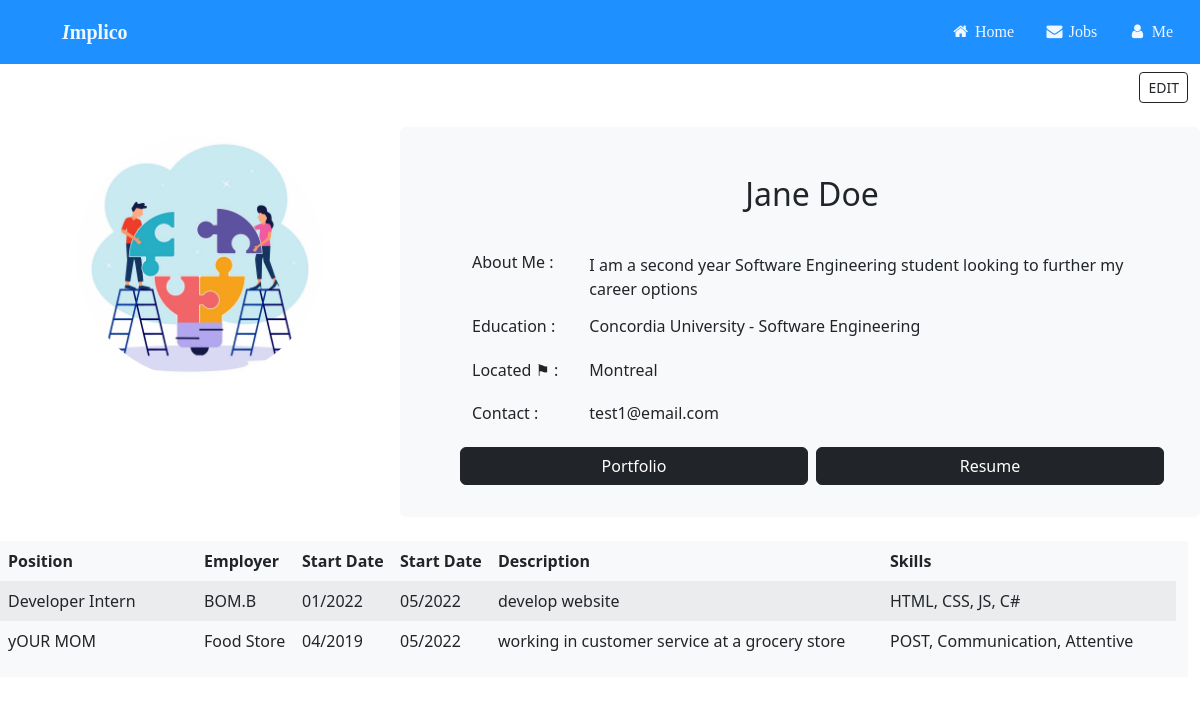
Page /profileTempHTML.html (signed in) on the committed database.
### tables this page shows
CREATE TABLE UserProfiles (profileKey NUMBER, userID NUMBER, firstName TEXT, lastName TEXT, bio TEXT, educInstitution TEXT, educDegree TEXT, location TEXT, contactInfo TEXT, portfolioLink TEXT, resumeFilename TEXT, PRIMARY KEY (profileKey), FOREIGN KEY (userID) REFERENCES LoginInfo(userKey));

CREATE TABLE WorkExperience (expKey NUMBER, profileID NUMBER, position TEXT, employer TEXT, startMonth NUMBER, startYEAR NUMBER, endMonth NUMBER, endYear NUMBER, expDescription TEXT, skills TEXT, PRIMARY KEY(expKey), FOREIGN KEY(profileID) REFERENCES UserProfiles(profileKey));

### Implico/userProfile.py (the view)
@userProfile.route('/profileTempHTML.html', methods=['GET', 'POST'])
def profile():
    if request.method == 'POST':
        conn = sqlite3.connect("data.db")
        c = conn.cursor()
        print("your mom caca lala")
        c.close()
        return
    elif request.method == 'GET':
        conn = sqlite3.connect("data.db")
        c = conn.cursor()
        userID = session["userID"]
        print(userID)
        fetchProfile = "SELECT * FROM UserProfiles WHERE userID="+str(userID)
        userProfile = c.execute(fetchProfile).fetchall()[0]
        profileKey = str(userProfile[0])
        fetchWork = f"SELECT * FROM WorkExperience WHERE profileID={profileKey}"
        workExps = c.execute(fetchWork).fetchall()
        name = str(userProfile[2])+" "+str(userProfile[3])
        bio = str(userProfile[4])
        educ = str(userProfile[5])+" - "+str(userProfile[6])
        loc = str(userProfile[7])
        con = str(userProfile[8])
        port = "\""+str(userProfile[9])+"\""
        session["profileID"] = profileKey
        c.close()
        return render_template('profileTempHTML.html', fullName=name, userBio=bio, education=educ, location=loc, contact=con, portfolio=port, workExperience=workExps)

### Implico/templates/profileTempHTML.html (shortened to what this page needs)
<!DOCTYPE html>
<html>
<head>
    <link rel="stylesheet" href="..\static\css\profileCSS.css">
    <link rel="stylesheet" href="https://cdnjs.cloudflare.com/ajax/libs/font-awesome/4.7.0/css/font-awesome.min.css">
    <link href="https://cdn.jsdelivr.net/npm/bootstrap@5.2.3/dist/css/bootstrap.min.css" rel="stylesheet">
</head>
<div class="container-fluid">
    <div class="row">
        <ul class="nav-bar">
            <li><a class="name" href="../Login/Login-html%20file.html"><b><i>I</i>mplico</b></a></li>
            <li><a href="../Profile/profile.html"><i class="fa fa-fw fa-user"></i> Me</a></li>
            <li><a href="#"><i class="fa fa-fw fa-envelope"></i> Jobs</a></li>
            <li><a class="active" href="../Login/Login-html%20file.html" href="#"><i class="fa fa-fw fa-home"></i>
                    Home</a>
            </li>
        </ul>
    </div>
    <br/><br/><br/>
    <div class="row">
        <div class="col-11"></div>
        <div class="col-1">
            <a class="btn btn-outline-dark btn-sm float-end" href="../editProfile.html">EDIT</a>
        </div>
    </div>
    <br>
    <div class="row">
        <div class="col-4 p-2 text-center"><img class="rounded-circle" src="../static/css/teamwork login image.jpg"
                style="max-height: 244px;"/></div>
        <div class="col-8 ps-5 pt-4 pb-4 pe-4 bg-light rounded">
            <div class="row px-4 py-4 text-center">
                <h2>{{fullName}}</h2>
            </div>
            <div class="row px-4 py-2">
                <div class="col-2">
                    <h6>About Me : </h6>
                </div>
                <div class="col-10"><span>{{userBio}}</span></div>
            </div>
            <div class="row px-4 py-2">
                <div class="col-2">
                    <h6>Education : </h6>
                </div>
                <div class="col-10">
                    <h6>{{education}}</h6>
                </div>
            </div>
            <div class="row px-4 py-2">
                <div class="col-2">
                    <h6>Located ⚑ : </h6>
                </div>
                <div class="col-10">
                    <h6>{{location}}</h6>
                </div>
            </div>
            <div class="row px-4 py-2">
                <div class="col-2">
                    <h6>Contact : </h6>
                </div>
                <div class="col-10">
                    <h6>{{contact}}</h6>
                </div>
            </div>
            <div class="row px-4 py-2">
                    <a class="btn btn-dark bg-dark col me-1" href={{portfolio}}>Portfolio</a>
                    <a class="btn btn-dark bg-dark col ms-1" href={{resume}}>{{resume}}Resume</a>
            </div>
        </div>
        <div class="row mt-4 bg-light">
            <table class="table table-responsive table-borderless table-striped table-hover">
                <thead>
                    <tr>
                        <th class="col-2">Position</th>
                        <th class="col-1">Employer</th>
                        <th class="col-1">Start Date</th>
                        <th class="col-1">Start Date</th>
                        <th class="col-4">Description</th>
                        <th class="col-3">Skills</th>
                    </tr>
                </thead>
                <tbody>
                    {% for exp in workExperience %}
                        <tr>
                            <td class="col-1">{{exp[2]}}</td>
                            <td class="col-1">{{exp[3]}}</td>
                            {% if exp[4] < 10 %}
                                <td class="col-1">{{"0"+exp[4]|string+"/"+exp[5]|string}}</td>
                            {% else %}
                                <td class="col-1">{{exp[4]|string+"/"+exp[5]|string}}</td>
                            {% endif %}
                            {% if exp[6] < 10 %}
                                <td class="col-1">{{"0"+exp[6]|string+"/"+exp[7]|string}}</td>
                            {% else %}
                                <td class="col-1">{{exp[6]|string+"/"+exp[7]|string}}</td>
                            {% endif %}
                            <td class="col-4">{{exp[8]}}</td>
                            <td class="col-2">{{exp[9]}}</td>
                        </tr>
                    {% endfor %}
                </tbody>
            </table>
        </div>
    </div>
</div>
</html>

### Implico/static/css/profileCSS.css (style rules this page uses)
ul { list-style-type: none; margin-top: -50px; padding: 0; width:100%; background-color: dodgerblue; position: fixed; }
li { display: inline; }
li a { color:aliceblue; display: block; padding: 20px 15px; font-family: Verdana; float:right; }
.name { color:aliceblue; display: block; padding: 17px 50px; font-family: Verdana; font-size: 20px; float:left; }
a:link { background-color: transparent; text-decoration: none; }

### rows in the picture
UserProfiles: bio "I am a second year Software Engineering student looking to further my career options", location "Montreal", contactInfo "test1@email.com"
WorkExperience: position "Developer Intern", employer "BOM.B", startMonth+startYEAR "01/2022", endMonth+endYear "05/2022", expDescription "develop website", skills "HTML, CSS, JS, C#"
WorkExperience: position "yOUR MOM", employer "Food Store", startMonth+startYEAR "04/2019", endMonth+endYear "05/2022", expDescription "working in customer service at a grocery store", skills "POST, Communication, Attentive"

### other values in the picture
{{ fullName }} "Jane Doe"
{{ education }} "Concordia University - Software Engineering"
